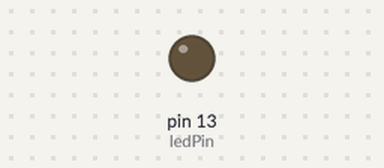
Recording of a sketch running on a simulated Arduino Uno, built with avr-gcc and run on an emulated ATmega328P. Parts: output pins drawn as LEDs (lit = HIGH).

Above: at 1.2 s.
At 8.4 s:
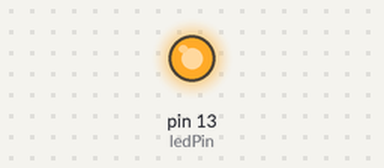
Timing chart, 0 to 8.7 s (numbered marks = the images above):
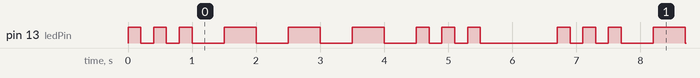

The sketch:

sketch_morse.ino
```cpp
//Anjali Shiyamsaran
//S.O.S. Morse Code LED Blinking

int ledPin = 13;

void setup()
{
  pinMode(ledPin, OUTPUT);
}

void flash(int duration)
{
  digitalWrite(ledPin, HIGH); // turn the LED on
  delay(duration);
  digitalWrite(ledPin, LOW); // turn the LED off by making the voltage LOW
  delay(duration);
}

void loop()
{
  flash(200); flash(200); flash(200); //short blink three times
  delay(300);
  flash(500); flash(500); flash(500); //longer blink three times
  flash(200); flash(200); flash(200); //short blink three times
  delay(1000);
}
```

Measured:
- by itself, pin 13 (ledPin): repeats every 6.7 s: 2 × (LOW 0.20 s, HIGH 0.20 s), 3 × (LOW 0.50 s, HIGH 0.50 s), LOW 0.50 s, 2 × (HIGH 0.20 s, LOW 0.20 s), HIGH 0.20 s, LOW 1.2 s, HIGH 0.20 s
- by itself, everything shown: repeats every 6.7 s, in 18 steps
